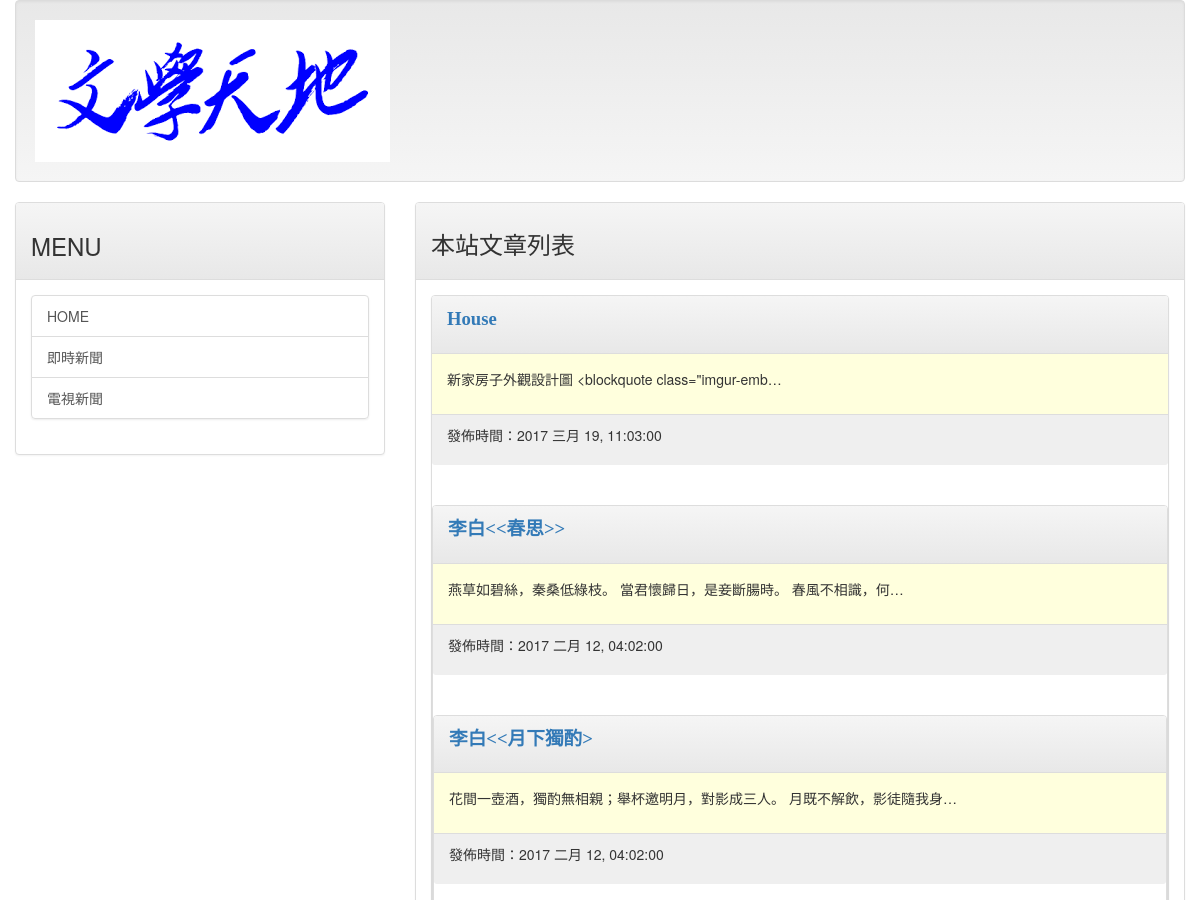
The app's page / (upper part), older data.
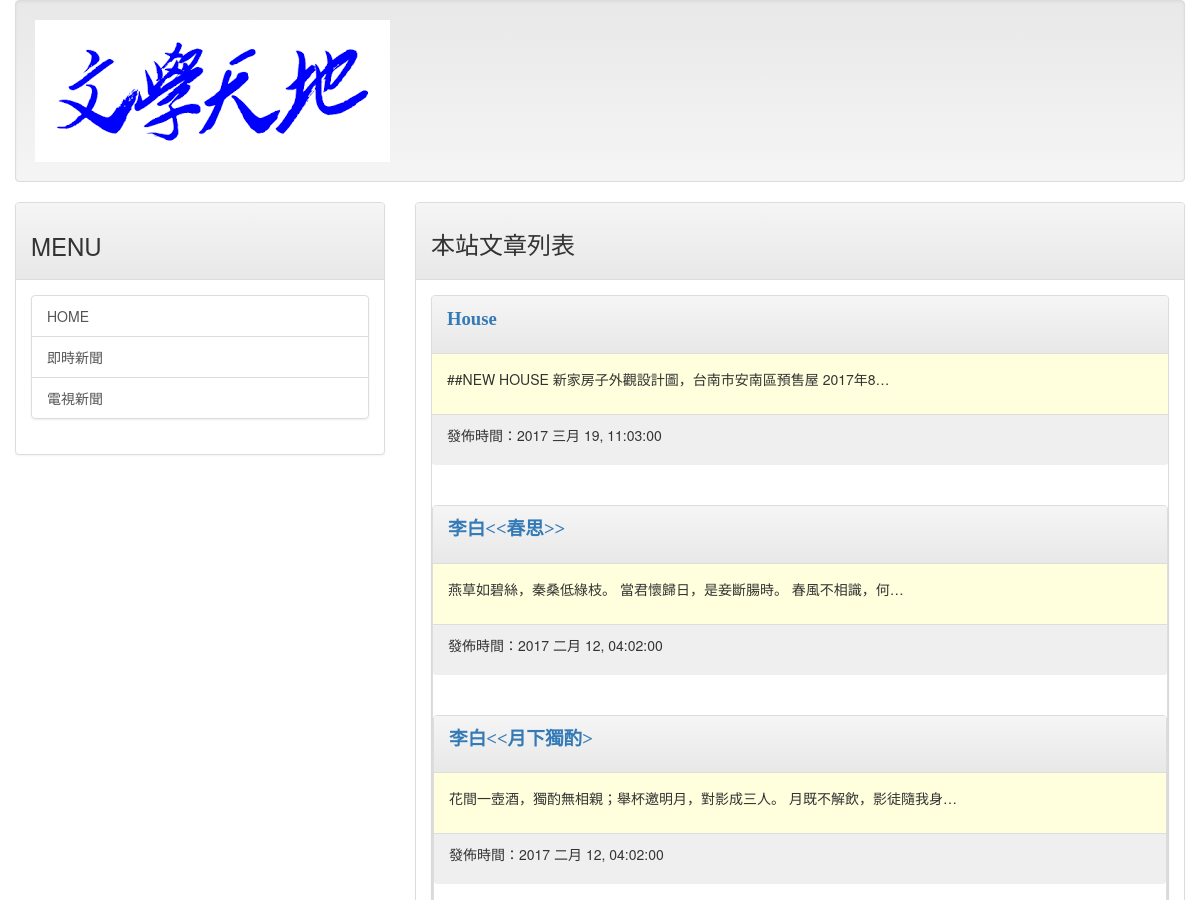
The same page, newer data.
### mainsite/models.py (models this page shows, shortened)
class Post(models.Model):
    title = models.CharField(max_length=200,verbose_name=u'title(標題)')
    slug = models.CharField(max_length=200,verbose_name=u'slug(網址)')
    body = models.TextField(verbose_name=u'body(內文)')
    pub_date = models.DateTimeField(default=timezone.now,verbose_name=u'現在時刻')
    class Meta:
        ordering = ('-pub_date',)
        verbose_name = u"貼文"
        verbose_name_plural = u"Post"

### mainsite/views.py (the view)
# urls.py: url(r'^$', homepage),
def homepage(request):
    template = get_template('index.html')
    posts = Post.objects.all()
    now = datetime.now()
    html = template.render(locals())
    return  HttpResponse(html)

### templates/index.html (shortened to what this page needs)
{% extends 'base.html' %}
{% block headmessage %}
    <h3 style='font-family:標楷體;'>本站文章列表</h3>
{% endblock %}
{% block content %}
    {% for post in posts %}
        <div class="panel panel-default">
            <div class="panel-heading">
                <p style='font-family:微軟正黑體;font-size:14pt;font-weight:bold;'>
                    <a href='/post/{{post.slug}}'>{{ post.title }}</a>
                </p>
            </div>
            <div class="panel-body" style="background-color:#ffffdd">
                <p>
                    {{ post.body | truncatechars:40 }}
                </p>
            </div>
            <div class="panel-footer" style="background-color:#efefef">
                <p>
                    發佈時間：{{ post.pub_date | date:"Y M d, h:m:s"}}
                </p>
            </div>
            <br>
            <br>
    {% endfor %}
 {% endblock %}

### templates/base.html (shortened to what this page needs)
<!DOCTYPE html>
<html>
<head>
<link rel="stylesheet" href="https://maxcdn.bootstrapcdn.com/bootstrap/3.3.7/css/bootstrap.min.css">
<link rel="stylesheet" href="https://maxcdn.bootstrapcdn.com/bootstrap/3.3.7/css/bootstrap-theme.min.css">
</head>
<body>
    <div class='container-fluid'>
        {% include 'header.html' %}
        <div class="row">
            <div class="col-sm-4 col-md-4">
                <div class="panel panel-default">
                    <div class="panel-heading">
                        <h3>
                            MENU
                        </h3>
                    </div>
                    <div class="panel-body">
                        <div class="list-group">
                            <a href="/" class="list-group-item">HOME</a>
                            <a href="http://tar.so/news" class="list-group-item">即時新聞</a>
                            <a href="http://drho.tw/news" class="list-group-item">電視新聞</a>
                        </div>
                    </div>
                </div>
            </div>
            <div class='col-sm-8 col-md-8'>
                <div class="panel panel-default">
                    <div class='panel-heading'>
                        {% block headmessage %} {% endblock %}
                    </div>
                    <div class='panel-body'>
                        {% block content %} {% endblock %}
    </div>
</body>
</html>

### templates/header.html
{% load staticfiles %}
<div class='well'>
    <img src="{% static 'images/logo.png' %}">
</div>

Row changes from the older to the newer data that the page shows:
changed Post "House": body "新家房子外觀設計圖 <blockquote class=\"imgur-emb…" → "##NEW HOUSE 新家房子外觀設計圖，台南市安南區預售屋 2017年8…"
